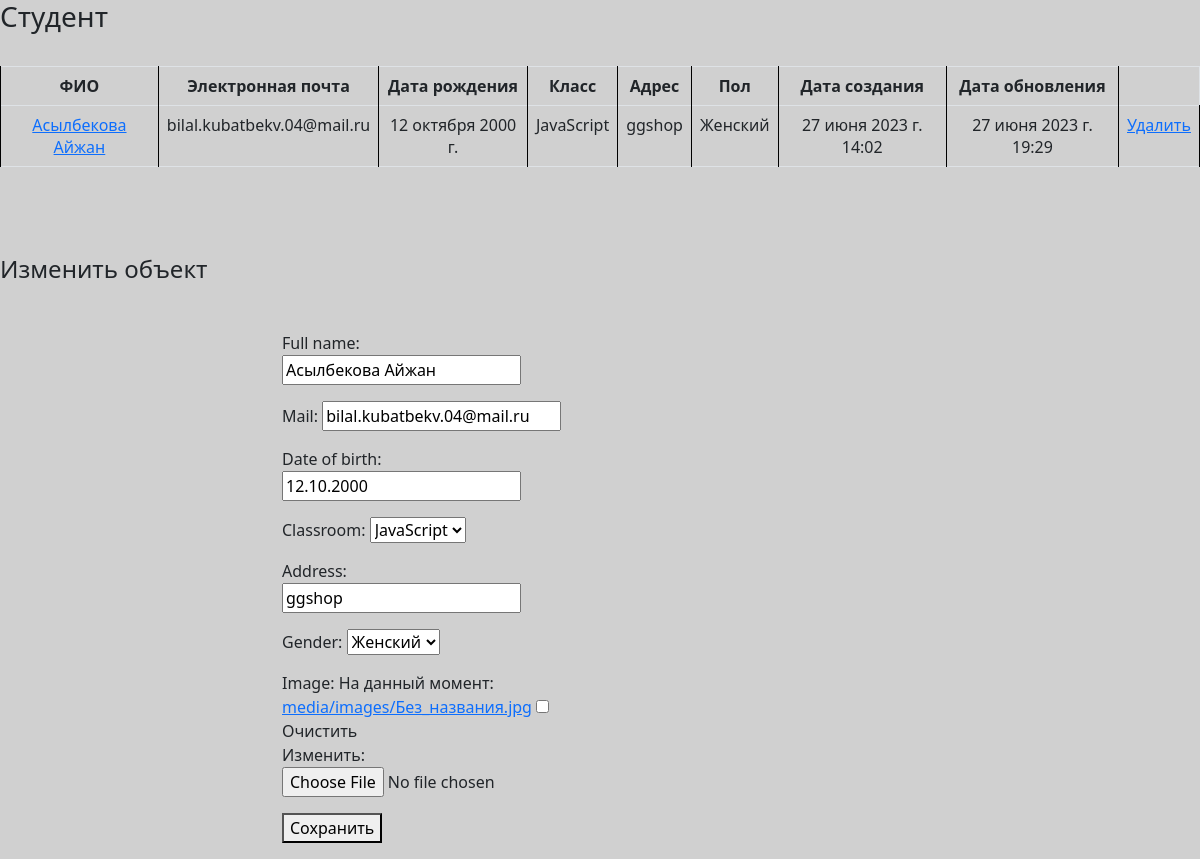
Screenshot of /student-detail/6/ with the database file from the repository.
### app/models.py (models this page shows, shortened)
class Student(models.Model):
    full_name = models.CharField(max_length=225)
    mail = models.EmailField()
    date_of_birth = models.DateField()
    classroom = models.ForeignKey('Classroom', on_delete=models.CASCADE, related_name='students')
    address = models.CharField(max_length=123)
    gender = models.PositiveSmallIntegerField(
        choices=(
            (1, 'Мужской'),
            (2, 'Женский'),
            (3, 'Другое'),
        )
    )
    image = models.ImageField(upload_to='media/images/', blank=True, null=True)
    created_date = models.DateTimeField(auto_now_add=True)
    updated_date = models.DateTimeField(auto_now=True)

class Classroom(models.Model):
    title = models.CharField(max_length=223)
    created_date = models.DateTimeField(auto_now_add=True)
    updated_date = models.DateTimeField(auto_now=True)
    def __str__(self):
        return self.title

### app/views.py (the view)
# urls.py: path('student-detail/<int:pk>/', views.student_detail, name='student_detail'),
def student_detail(request, pk):
    student = get_object_or_404(Student, id=pk)
    if request.method == 'POST':
        form = StudentForm(request.POST, instance=student)
        if form.is_valid():
            form.save()
            return redirect('student_list')
        messages.error(request, 'Повторите попытку, убедитесь что поля заполнены в правильном формате')
    else:
        form = StudentForm(instance=student)
    return render(request, template_name='app/student_detail.html', context={'student': student, 'form': form})

### app/forms.py
class StudentForm(forms.ModelForm):
    class Meta:
        model = Student
        fields = ('full_name', 'mail', 'date_of_birth', 'classroom', 'address', 'gender', 'image')

### app/templates/app/student_detail.html (shortened to what this page needs)
{% extends 'base.html' %}
{% load static %}
{% block content %}
    <h3>Студент</h3>
<br>
<table class="table table-bordered">
  <tbody>
    <tr>
      <th style="text-align: center; margin: 0 10px;" >ФИО</th>
      <th style="text-align: center; margin: 0 10px;" >Электронная почта</th>
        <th style="text-align: center; margin: 0 10px;">Дата рождения</th>
      <th style="text-align: center; margin: 0 10px;" >Класс</th>
      <th style="text-align: center; margin: 0 10px;" >Адрес</th>
      <th style="text-align: center; margin: 0 10px;" >Пол</th>
      <th style="text-align: center; margin: 0 10px;" >Дата создания</th>
      <th style="text-align: center; margin: 0 10px;" >Дата обновления</th>
    </tr>
    <tr>
      <td style="text-align: center; margin: 0 10px;"><a href="#" >{{ student.full_name }}</a></td>
      <td style="text-align: center; margin: 0 10px;" >{{ student.mail }}</td>
      <td style="text-align: center; margin: 0 10px;" >{{ student.date_of_birth }}</td>
      <td style="text-align: center; margin: 0 10px;" >{{ student.classroom }}</td>
      <td style="text-align: center; margin: 0 10px;" >{{ student.address }}</td>
      <td style="text-align: center; margin: 0 10px;" >{{ student.get_gender_display }}</td>
      <td style="text-align: center; margin: 0 10px;" >{{ student.created_date }}</td>
      <td style="text-align: center; margin: 0 10px;" >{{ student.updated_date }}</td>
      <td><a href="{% url 'student_delete' student.id %}">Удалить</a></td>
    </tr>
  </tbody>
</table>
<br>
<br>
<br>
  <h4>Изменить объект</h4><br>
  <div class="container mt-3" style="width: 55%; fon-size: 10px;">
    <form method="POST" action=".">
        <div class="row" >
            <div class="col-6" >
                {{ form.as_p }}
            </div>
        </div>
<button type="submit">Сохранить</button>
  </form>
  </div>
{% endblock %}

### app/templates/app/student_detail.html (style rules this page uses)
table, th, td { border: 1px solid black; }

### rows the page displays
Student: full_name "Асылбекова Айжан", mail "bilal.kubatbekv.04@mail.ru", date_of_birth "12 октября 2000 г.", classroom "JavaScript", address "ggshop", gender "Женский", created_date "27 июня 2023 г. 14:02", updated_date "27 июня 2023 г. 19:29", date_of_birth "12.10.2000"
